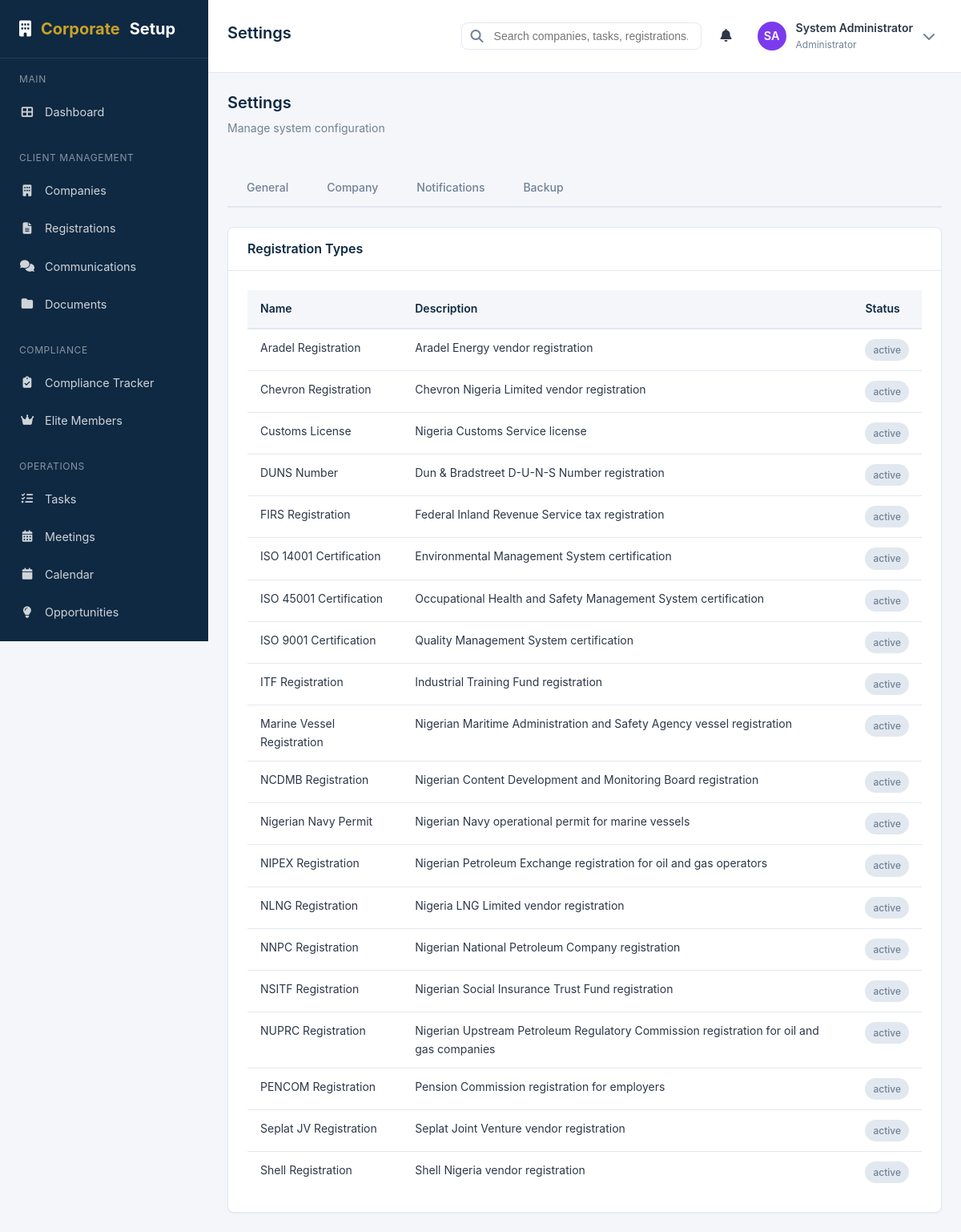
The page /settings.php?tab=registrations (signed in) on the database its author committed.
### tables this page shows
CREATE TABLE IF NOT EXISTS `users` (
    `id` INT AUTO_INCREMENT PRIMARY KEY,
    `employee_id` VARCHAR(20) UNIQUE,
    `name` VARCHAR(100) NOT NULL,
    `email` VARCHAR(100) NOT NULL UNIQUE,
    `password` VARCHAR(255) NOT NULL,
    `phone` VARCHAR(20),
    `avatar` VARCHAR(255),
    `role_id` INT NOT NULL,
    `department_id` INT,
    `position` VARCHAR(100),
    `status` ENUM('active', 'inactive', 'suspended') DEFAULT 'active',
    `login_attempts` INT DEFAULT 0,
    `locked_until` DATETIME NULL,
    `last_login` DATETIME,
    `email_verified` TINYINT(1) DEFAULT 0,
    `must_change_password` TINYINT(1) DEFAULT 0,
    `created_at` TIMESTAMP DEFAULT CURRENT_TIMESTAMP,
    `updated_at` TIMESTAMP DEFAULT CURRENT_TIMESTAMP ON UPDATE CURRENT_TIMESTAMP,
    FOREIGN KEY (`role_id`) REFERENCES `roles`(`id`) ON DELETE NO ACTION,
    FOREIGN KEY (`department_id`) REFERENCES `departments`(`id`) ON DELETE SET NULL
);

CREATE TABLE IF NOT EXISTS `roles` (
    `id` INT AUTO_INCREMENT PRIMARY KEY,
    `name` VARCHAR(50) NOT NULL UNIQUE,
    `display_name` VARCHAR(100) NOT NULL,
    `description` TEXT,
    `permissions` JSON,
    `is_system` TINYINT(1) DEFAULT 0,
    `created_at` TIMESTAMP DEFAULT CURRENT_TIMESTAMP,
    `updated_at` TIMESTAMP DEFAULT CURRENT_TIMESTAMP ON UPDATE CURRENT_TIMESTAMP
);

CREATE TABLE IF NOT EXISTS `registration_types` (
    `id` INT AUTO_INCREMENT PRIMARY KEY,
    `name` VARCHAR(100) NOT NULL UNIQUE,
    `category` ENUM('regulatory', 'corporate', 'compliance', 'certification', 'other') DEFAULT 'regulatory',
    `description` TEXT,
    `requirements` TEXT,
    `processing_time` INT DEFAULT 0,
    `validity_period` INT DEFAULT 365,
    `cost` DECIMAL(15, 2) DEFAULT 0,
    `renewable` TINYINT(1) DEFAULT 1,
    `status` ENUM('active', 'inactive') DEFAULT 'active',
    `created_at` TIMESTAMP DEFAULT CURRENT_TIMESTAMP,
    `updated_at` TIMESTAMP DEFAULT CURRENT_TIMESTAMP ON UPDATE CURRENT_TIMESTAMP
);

### views/settings/index.php (the view, shortened to what the rows shown need)
<div class="page-header">
    <div>
        <h1 class="page-title">Settings</h1>
    </div>
</div>
<?php if ($tab === 'general'): ?>
    <div class="card">
        <div class="card-header"><h3 class="card-title">General Settings</h3></div>
        <div class="card-body">
            <form method="POST">
                <?= csrf_field() ?>
                <div class="grid grid-2 gap-4">
                    <div class="form-group">
                        <label class="form-label" for="company_name">Company Name</label>
                        <input type="text" id="company_name" name="company_name" class="form-control" value="<?= sanitize($config['company_name'] ?? '') ?>">
                    </div>
                    <div class="form-group">
                        <label class="form-label" for="company_email">Company Email</label>
                        <input type="email" id="company_email" name="company_email" class="form-control" value="<?= sanitize($config['company_email'] ?? '') ?>">
                    </div>
                    <div class="form-group">
                        <label class="form-label" for="company_phone">Company Phone</label>
                        <input type="tel" id="company_phone" name="company_phone" class="form-control" value="<?= sanitize($config['company_phone'] ?? '') ?>">
                    </div>
                    <div class="form-group">
                        <label class="form-label" for="timezone">Timezone</label>
                        <select id="timezone" name="timezone" class="form-control">
                            <option value="Africa/Lagos" <?= ($config['timezone'] ?? '') === 'Africa/Lagos' ? 'selected' : '' ?>>Africa/Lagos (WAT)</option>
                            <option value="UTC" <?= ($config['timezone'] ?? '') === 'UTC' ? 'selected' : '' ?>>UTC</option>
                        </select>
                    </div>
                    <div class="form-group">
                        <label class="form-label" for="date_format">Date Format</label>
                        <select id="date_format" name="date_format" class="form-control">
                            <option value="d-m-Y" <?= ($config['date_format'] ?? '') === 'd-m-Y' ? 'selected' : '' ?>>DD-MM-YYYY</option>
                            <option value="m-d-Y" <?= ($config['date_format'] ?? '') === 'm-d-Y' ? 'selected' : '' ?>>MM-DD-YYYY</option>
                            <option value="Y-m-d" <?= ($config['date_format'] ?? '') === 'Y-m-d' ? 'selected' : '' ?>>YYYY-MM-DD</option>
                        </select>
                    </div>
                    <div class="form-group">
                        <label class="form-label" for="items_per_page">Items per Page</label>
                        <select id="items_per_page" name="items_per_page" class="form-control">
                            <option value="10" <?= ($config['items_per_page'] ?? '20') === '10' ? 'selected' : '' ?>>10</option>
                            <option value="20" <?= ($config['items_per_page'] ?? '20') === '20' ? 'selected' : '' ?>>20</option>
                            <option value="50" <?= ($config['items_per_page'] ?? '20') === '50' ? 'selected' : '' ?>>50</option>
                        </select>
                    </div>
                </div>
                <div class="form-group mt-4">
                    <label class="form-label" for="company_address">Company Address</label>
                    <textarea id="company_address" name="company_address" class="form-control" rows="2"><?= sanitize($config['company_address'] ?? '') ?></textarea>
                </div>
                <button type="submit" name="submit" class="btn btn-primary mt-4"><i class="fas fa-save"></i> Save Settings</button>
            </form>
        </div>
    </div>
<?php elseif ($tab === 'registrations'): ?>
    <?php
    $registrationTypes = $db->fetchAll("SELECT * FROM registration_types ORDER BY name");
    ?>
    <div class="card">
        <div class="card-body p-0">
            <table class="table">
                <thead><tr><th>Name</th><th>Description</th><th>Status</th></tr></thead>
                <tbody>
                    <?php foreach ($registrationTypes as $rt): ?>
                        <tr>
                            <td><?= sanitize($rt['name']) ?></td>
                            <td><?= sanitize($rt['description'] ?? '-') ?></td>
                            <td><?= getStatusBadge($rt['status'] ?? 'active') ?></td>
                        </tr>
                    <?php endforeach; ?>
                </tbody>
            </table>
        </div>
    </div>
<?php endif; ?>

### includes/functions.php (shortened to what the rows shown need)
<?php
function sanitize($input) {
    return htmlspecialchars(trim($input), ENT_QUOTES, 'UTF-8');
}
function getStatusBadge($status) {
    $badges = [
        'active' => '<span class="badge badge-success">Active</span>',
        'inactive' => '<span class="badge badge-secondary">Inactive</span>',
        'pending' => '<span class="badge badge-warning">Pending</span>',
        'completed' => '<span class="badge badge-success">Completed</span>',
        'expired' => '<span class="badge badge-danger">Expired</span>',
        'submitted' => '<span class="badge badge-info">Submitted</span>',
        'approved' => '<span class="badge badge-success">Approved</span>',
        'rejected' => '<span class="badge badge-danger">Rejected</span>',
        'awaiting_client' => '<span class="badge badge-warning">Awaiting Client</span>',
        'awaiting_regulator' => '<span class="badge badge-info">Awaiting Regulator</span>',
        'new' => '<span class="badge badge-primary">New</span>',
        'in_progress' => '<span class="badge badge-info">In Progress</span>',
        'overdue' => '<span class="badge badge-danger">Overdue</span>',
    ];
    $status = strtolower(str_replace(' ', '_', $status));
    return $badges[$status] ?? '<span class="badge badge-secondary">' . sanitize($status) . '</span>';
}
function refreshSessionPermissions(): void
{
    try {
        $db = Database::getInstance();
        $row = $db->fetch(
            "SELECT u.email, u.name, u.avatar, u.status, u.must_change_password, d.name as department_name, d.id as department_id,
                    r.name as role_name, r.permissions
             FROM users u
             JOIN roles r ON u.role_id = r.id
             LEFT JOIN departments d ON u.department_id = d.id
             WHERE u.id = ?",
            [$_SESSION['user_id']]
        );
    } catch (Exception $e) {
        error_log('Failed to refresh session permissions: ' . $e->getMessage());
    }
}
function checkPermission($permission) {
    static $loadedForRequest = false;
    if (!$loadedForRequest) {
        refreshSessionPermissions();
    }
    $role = $_SESSION['user_role'];
    $permissions = $_SESSION['permissions'];
    if ($role === 'Administrator') {
        return true;
    }
    return in_array($permission, $permissions, true);
}
function requirePermission($permission) {
    if (!checkPermission($permission)) {
        http_response_code(403);
        require __DIR__ . '/../views/errors/403.php';
        exit();
    }
}
function getCurrentUser() {
    return [
        'id' => $_SESSION['user_id'],
        'name' => $_SESSION['user_name'],
        'email' => $_SESSION['user_email'],
        'role' => $_SESSION['user_role'],
        'department' => $_SESSION['user_department'],
        'avatar' => $_SESSION['user_avatar'] ?? null,
        'status' => $_SESSION['user_status'] ?? 'active',
        'must_change_password' => (int) ($_SESSION['must_change_password'] ?? 0)
    ];
}

### views/layouts/app.php (shortened to what the rows shown need)
<?php
$user = getCurrentUser();
?>
<!DOCTYPE html>
<html lang="en">
<head>
    <link rel="stylesheet" href="assets/css/style.css">
    <link rel="stylesheet" href="https://cdnjs.cloudflare.com/ajax/libs/font-awesome/6.4.0/css/all.min.css">
</head>
<body>
    <div class="app-wrapper">
        <main class="main-content">
            <header class="header">
                <div class="header-left">
                    <?= $pageTitle ? '<h1 class="page-title">' . sanitize($pageTitle) . '</h1>' : '' ?>
                </div>
                <div class="header-right">
                    <div class="dropdown">
                        <div class="user-menu" id="userMenuTrigger">
                            <?= generateAvatar($user['name'], 36, $user['avatar'] ?? null) ?>
                            <div class="user-info">
                                <div class="user-name"><?= sanitize($user['name']) ?></div>
                                <div class="user-role"><?= sanitize($user['role']) ?></div>
                            </div>
                            <i class="fas fa-chevron-down" style="color: var(--dark-grey);"></i>
                        </div>
                    </div>
                </div>
            </header>
            <div class="page-content">
                <?= $content ?? '' ?>
            </div>
        </main>
    </div>
</body>
</html>

### helpers/formatters.php (shortened to what the rows shown need)
<?php
function getInitials($name) {
    $words = explode(' ', trim($name));
    $initials = '';
    foreach ($words as $word) {
        if (!empty($word)) {
            $initials .= strtoupper(substr($word, 0, 1));
        }
        if (strlen($initials) >= 2) break;
    }
    return $initials ?: 'NA';
}
function getAvatarColor($name) {
    $colors = [
        '#2563eb', '#059669', '#d97706', '#dc2626',
        '#7c3aed', '#0891b2', '#c2410c', '#be185d'
    ];
    $hash = 0;
    for ($i = 0; $i < strlen($name); $i++) {
        $hash = ord($name[$i]) + (($hash << 5) - $hash);
    }
    return $colors[abs($hash) % count($colors)];
}
function generateAvatar($name, $size = 40, $avatarPath = null) {
    $initials = getInitials($name);
    $color = getAvatarColor($name);
    return '<div class="avatar" style="width:' . $size . 'px;height:' . $size . 'px;background-color:' . $color . ';font-size:' . ($size * 0.4) . 'px;">' . $initials . '</div>';
}

### rows shown on the page
users: name "SA", name "System Administrator", role.name "Administrator"
registration_types: name "Aradel Registration", description "Aradel Energy vendor registration", status "active"
registration_types: name "Chevron Registration", description "Chevron Nigeria Limited vendor registration", status "active"
registration_types: name "Customs License", description "Nigeria Customs Service license", status "active"
registration_types: name "DUNS Number", description "Dun & Bradstreet D-U-N-S Number registration", status "active"
registration_types: name "FIRS Registration", description "Federal Inland Revenue Service tax registration", status "active"
registration_types: name "ISO 14001 Certification", description "Environmental Management System certification", status "active"
registration_types: name "ISO 45001 Certification", description "Occupational Health and Safety Management System certification", status "active"
registration_types: name "ISO 9001 Certification", description "Quality Management System certification", status "active"
registration_types: name "ITF Registration", description "Industrial Training Fund registration", status "active"
registration_types: name "Marine Vessel Registration", description "Nigerian Maritime Administration and Safety Agency vessel registration", status "active"
registration_types: name "NCDMB Registration", description "Nigerian Content Development and Monitoring Board registration", status "active"
registration_types: name "Nigerian Navy Permit", description "Nigerian Navy operational permit for marine vessels", status "active"
registration_types: name "NIPEX Registration", description "Nigerian Petroleum Exchange registration for oil and gas operators", status "active"
registration_types: name "NLNG Registration", description "Nigeria LNG Limited vendor registration", status "active"
registration_types: name "NNPC Registration", description "Nigerian National Petroleum Company registration", status "active"
registration_types: name "NSITF Registration", description "Nigerian Social Insurance Trust Fund registration", status "active"
registration_types: name "NUPRC Registration", description "Nigerian Upstream Petroleum Regulatory Commission registration for oil and gas companies", status "active"
registration_types: name "PENCOM Registration", description "Pension Commission registration for employers", status "active"
registration_types: name "Seplat JV Registration", description "Seplat Joint Venture vendor registration", status "active"
registration_types: name "Shell Registration", description "Shell Nigeria vendor registration", status "active"

### other values the page prints
$pageTitle "Settings"
